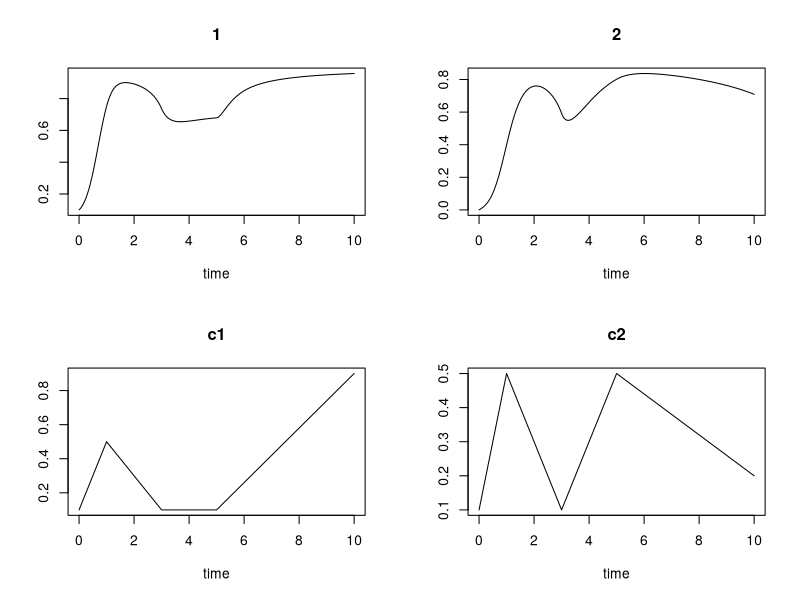

R code for this plot: (Note: this script raises an error after producing the figure.)
rm(list = ls())
start_time <- Sys.time()
library("deSolve")

# Hanski model:
Hanski <- function(time, y, parameters, signal){
  ydot <- c()
  cc <- list()
  with(as.list(c(y, parameters)), {
    for (i in c(1:dim)) {
      cc[[i]] <- signal[[i]](time)
      area <- area_muni
      area[i] <- 0
      d <- sum(exp(-alp*dist[i,])*area*y)
      h <- mc*sum(comm[i,]*y)
      a <- c*(xi*d + (1-xi)*h)
      ydot[i] <- a*(1-y[i]) - (b/cc[[i]])*y[i]
    }
    return(list(ydot, c = cc))
  })
}

## Forcing function
signal <- list(approxfun(x = c(0,1,3,5,10), 
                    y = c(0.1, 0.5,  0.1,  0.1, 0.9), 
                    method = "linear", rule = 2),
            approxfun(x = c(0,1,3,5,10), 
                      y = c(0.1, 0.5,  0.1,  0.5, 0.2), 
                      method = "linear", rule = 2))


# Parameters: 
dim <- 2
time <- seq(0, 10, by=0.01)
b <- 0.2
c <- 0.1
xi <- 0.5
alp <- 100
mc <- 0.2
area_muni <- matrix(runif(dim, 0,10000),1,dim)
dist <- matrix(runif(dim*dim, 0,10000),dim,dim)
comm <- matrix(runif(dim*dim, 0,10000),dim,dim)
parameters <- list(dim = dim,  b=b, c = c,
                xi = xi, alp = alp,
                area_muni = area_muni,
                dist = dist, comm = comm,
                mc = 0.01)

state <- c(0.1,0)

### Integratin:
out <- ode(y = state, times = time, func = Hanski, 
           parms = parameters, signal = signal)
plot(out)
out <- as.data.frame(out[,c(2,3)])
end_time <- Sys.time()
print(paste("time:", end_time-start_time))


### Likelihood Function
ll_ode <- function(x, # vector con los parámetros
                   forcings, # forzamientos para el solver de la ode
                   y ){ # datos
                   
  va = 0.1
  if(x[1] < 0 | x[2] < 0 | x[3] < 0 | x[4] < 0 | x[5] < 0){
    res = -86829146000
  }else{
    pars <- c(c = x[1], # Colonization constant
              b = x[2], # Extinction constant
              xi = x[3], # Spread constant
              alp = x[4], # Spread constant
              va = x[5]) # Variance
    
    state <- c(0.1,0) #Vector inicial para ODE
    signal <- forcings
    parameters <- list(dim = dim,  b=b, c = c,
                       xi = xi, alp = alp,
                       area_muni = area_muni,
                       dist = dist, comm = comm,
                       mc = mc)
    
    z <- ode(y = state, times = time, func = Hanski, 
                    parms = parameters, signal = signal) #Aquí corre el ODE
    z <- as.data.frame(z[,c(1:3)])
    z <- z[-1, ]
    
    res <- 0
    for(i in c(1:(dim-1))){
      res <- res +  sum(dnorm(y[,i+1], mean = z[,i+1], sd = va, log = T))
    }
  }
  return(res)
}

# sims <- 2 #Número de combinaciones paramétricas a explorar
seeds <- matrix( 0, ncol = 300, nrow = 5)
seeds[1,] <- runif(300,0,1)
seeds[2,] <- runif(300,0,1)
seeds[3,] <- runif(300,0,1)
seeds[4,] <- runif(300,90,150)
seeds[5,] <- runif(300,0,1)

sols <- NA #Pre-aloco el número de combinaciones paramétricas en 2 unidades de LL de la mejor
best <- -999999999 #LL inicial a mejorar
set.seed(476468713)

condition <- T 
#Esta condición se hará falsa en el bucle de después, si en las rondas la LL no
#mejora más de 2 puntos y hay más de 1000 combinaciones paramétricas a menos de
#2 puntos de loglikelihood de la mejor solución.

round <- 1
sims <- ncol(seeds) #Número de combinaciones paramétricas a explorar

# Cores <- 1
Cores <- parallel::detectCores()#Numero de cores a utilizar.
it <- 0
while(condition){
  start_time <- Sys.time()
  print(paste0("Iteration: ", it))
  #Ahora viene la paralelización
  parall <- mclapply(1:sims, mc.cores = Cores, mc.preschedule = F,function(k){
    
    print(paste("k:",k))
    start_time1 <- Sys.time()
    
    fit <- optim(par = seeds[, k], fn = ll_ode, forcings = signal, y = out, 
                 control = list(fnscale = -1, maxit = 500, parscale = seeds[, k]))
  
    
    if((k %% 1000) == 0) {
      cat("This was seed no. ", k, "\n")
      cat("This fit: ", fit$value, "\n")
    }
    
    fit
  })
  end_time <- Sys.time()
  diff_time <- end_time - start_time
  print("Execution time iteration i:")
  print(diff_time)
  it <- it + 1
  lhs <- parall
  
  rm(parall) #Para evitar fugas de memoria
  
  filename <- paste0("~/INVASIBILITY_THRESHOLD/output/param_HANSKI_1core_900it_fulldata",Sys.Date(), "_",round, ".RData") #Salva cada ronda de optimizaciones, por si acaso
  save(lhs, file = filename)
  
  # Ahora, recuperamos la loglikelihood de cada combinación de parámetros
  logl <- rep(NA, sims)
  for(i in 1:sims) logl[i] <- lhs[[i]]$value
  
  # Evaluamos las condiciones para parar el bucle
  best2 <- max(logl, na.rm = T)
  pc1 <- best < best2
  pc2 <- best > (best2 - 2)
  
  sols <- sum(logl > (max(logl, na.rm = T) - 2), na.rm = T)
  pc3 <- sols > 1000
  
  condition <- pc1 * pc2 * pc3
  condition <- !condition
  
  # Seleccionamos las mejores combinaciones de parámetros para mandar una nueva
  # ronda, cogemos las combinaciones que estén a 2 unidades de distancia de la
  # mejor, o en su defecto, las 250 mejores combinaciones.
  if(sols < 250){
    index <- order(logl, decreasing = T)[1:250]
  } else {
    index <- order(logl, decreasing = T)[1:sols]
  }
  
  n <- 1
  parmat <- matrix(NA, nrow = length(index), ncol = 5)
  for(i in index){
    parmat[n, ] <- lhs[[i]]$par
    n <- n + 1
  }
  
  # Muestreamos las mejores combinaciones de parámetros, cada uno de ellos
  # independientemente. De esta forma estamos rompiendo las posibles
  # correlaciones entre los parámetros, y en algún sentido, hacemos la
  # aproximación menos bayesiana al no samplear la distribución multidimensional
  # de los parámetros.
  seeds <- t(apply(X = parmat, MARGIN = 2, sample, size = 100000, replace = T))
  
  rm(parmat)
  rm(lhs)
  
  print(paste0("Round: ", round, ";  Best likelihood: ", best2, 
               "; Solutions: ", sols, "\n"))
  
  best <- best2
  round <- round + 1
} 
print("The optimization finished.")
